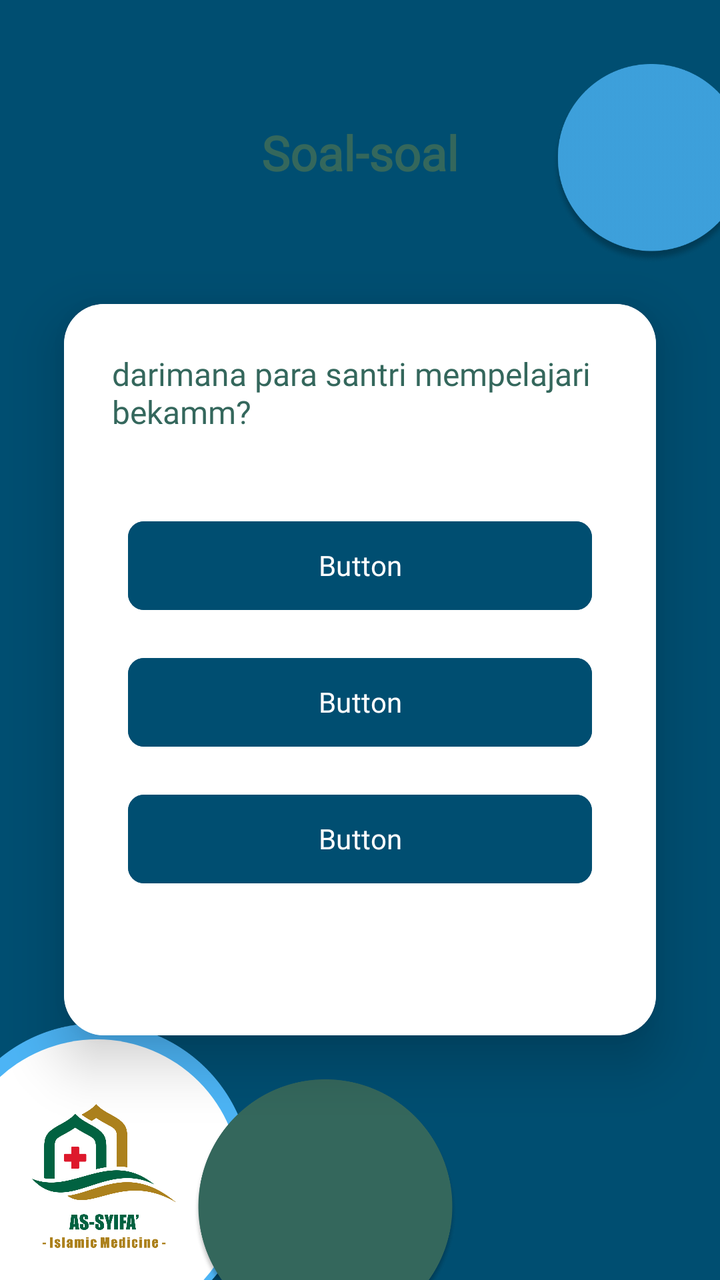
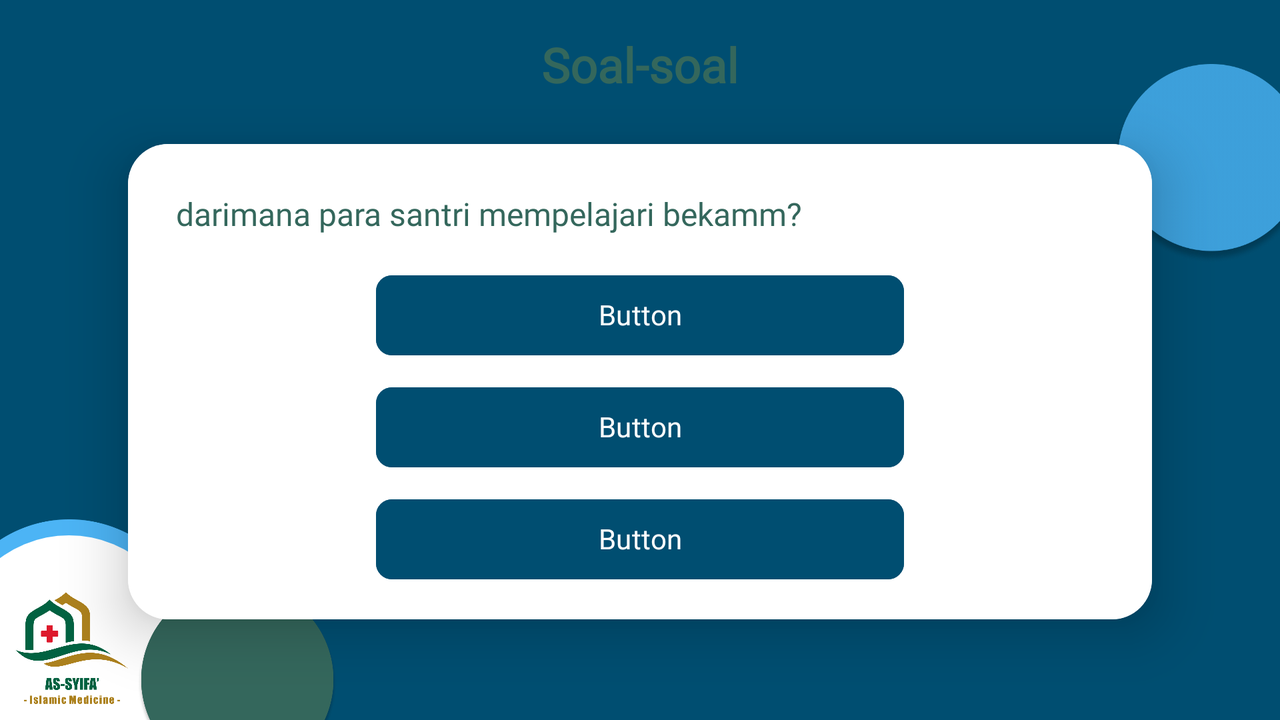

First picture: res/layout/ on a phone held upright. Second picture: the repository's own variant of that layout, on a device whose configuration matches the variant's folder. Source for both follows.
<!-- AndroidManifest.xml: application theme Theme.AsySyifa -->
<!-- res/layout/activity_detail_soal.xml -->
<?xml version="1.0" encoding="utf-8"?>
<androidx.constraintlayout.widget.ConstraintLayout xmlns:android="http://schemas.android.com/apk/res/android"
    xmlns:app="http://schemas.android.com/apk/res-auto"
    xmlns:tools="http://schemas.android.com/tools"
    android:layout_width="match_parent"
    android:layout_height="match_parent"
    android:background="@color/blue"
    tools:context=".ui.soal.DetailSoalActivity">

    <ImageView
        android:id="@+id/imageView18"
        android:layout_width="160dp"
        android:layout_height="160dp"
        android:layout_marginStart="-32dp"
        android:layout_marginBottom="-32dp"
        app:layout_constraintBottom_toBottomOf="parent"
        app:layout_constraintStart_toStartOf="parent"
        app:srcCompat="@drawable/bola_materi2" />

    <ImageView
        android:id="@+id/imageView10"
        android:layout_width="100dp"
        android:layout_height="100dp"
        android:layout_marginTop="32dp"
        android:layout_marginEnd="-16dp"
        app:layout_constraintEnd_toEndOf="parent"
        app:layout_constraintTop_toTopOf="parent"
        app:srcCompat="@drawable/bola_materi" />

    <ImageView
        android:id="@+id/imageView19"
        android:layout_width="0dp"
        android:layout_height="0dp"
        android:layout_marginStart="8dp"
        android:layout_marginTop="8dp"
        android:layout_marginEnd="8dp"
        android:layout_marginBottom="8dp"
        app:layout_constraintBottom_toBottomOf="@+id/imageView18"
        app:layout_constraintEnd_toEndOf="@+id/imageView18"
        app:layout_constraintStart_toStartOf="@+id/imageView18"
        app:layout_constraintTop_toTopOf="@+id/imageView18"
        app:srcCompat="@drawable/custom_circle_white" />

    <ImageView
        android:id="@+id/imageView21"
        android:layout_width="132dp"
        android:layout_height="132dp"
        android:layout_marginStart="-32dp"
        android:layout_marginBottom="-32dp"
        app:layout_constraintBottom_toBottomOf="parent"
        app:layout_constraintStart_toEndOf="@+id/imageView18"
        app:srcCompat="@drawable/bola3_home" />

    <ImageView
        android:id="@+id/imageView20"
        android:layout_width="72dp"
        android:layout_height="72dp"
        android:layout_marginStart="16dp"
        android:layout_marginBottom="16dp"
        app:layout_constraintBottom_toBottomOf="parent"
        app:layout_constraintStart_toStartOf="parent"
        app:srcCompat="@drawable/as_syifa" />

    <ImageView
        android:id="@+id/iv_judul"
        android:layout_width="0dp"
        android:layout_height="56dp"
        android:layout_marginStart="-40dp"
        android:layout_marginTop="32dp"
        android:layout_marginEnd="-40dp"
        app:layout_constraintEnd_toEndOf="@+id/tv_soal_judul"
        app:layout_constraintStart_toStartOf="@+id/tv_soal_judul"
        app:layout_constraintTop_toBottomOf="@+id/ivBack"
        app:srcCompat="@drawable/custom_button" />

    <TextView
        android:id="@+id/tv_soal_judul"
        android:layout_width="wrap_content"
        android:layout_height="wrap_content"
        android:fontFamily="@font/poppins_bold"
        android:text="Soal-soal"
        android:textColor="@color/fonts"
        android:textSize="24sp"
        android:textStyle="bold"
        app:layout_constraintBottom_toBottomOf="@+id/iv_judul"
        app:layout_constraintEnd_toEndOf="parent"
        app:layout_constraintStart_toStartOf="parent"
        app:layout_constraintTop_toTopOf="@+id/iv_judul" />

    <androidx.cardview.widget.CardView
        android:id="@+id/cardView"
        android:layout_width="0dp"
        android:layout_height="wrap_content"
        android:layout_marginStart="32dp"
        android:layout_marginTop="48dp"
        android:layout_marginEnd="32dp"
        app:cardCornerRadius="20dp"
        app:cardElevation="16dp"
        app:layout_constraintEnd_toEndOf="parent"
        app:layout_constraintHorizontal_bias="0.5"
        app:layout_constraintStart_toStartOf="parent"
        app:layout_constraintTop_toBottomOf="@+id/iv_judul">

        <androidx.constraintlayout.widget.ConstraintLayout
            android:layout_width="match_parent"
            android:layout_height="match_parent"
            android:background="@color/white">

            <TextView
                android:id="@+id/tvSoal"
                android:layout_width="0dp"
                android:layout_height="wrap_content"
                android:layout_margin="24dp"
                android:layout_marginStart="24dp"
                android:layout_marginTop="40dp"
                android:layout_marginEnd="24dp"
                android:fontFamily="@font/poppins_semi_bold"
                android:text="darimana para santri mempelajari bekamm?"
                android:textColor="@color/fonts"
                android:textSize="16sp"
                app:layout_constraintEnd_toEndOf="parent"
                app:layout_constraintHorizontal_bias="0.5"
                app:layout_constraintStart_toStartOf="parent"
                app:layout_constraintTop_toTopOf="parent" />

            <Button
                android:id="@+id/btnOption1"
                android:layout_width="0dp"
                android:layout_height="wrap_content"
                android:layout_marginStart="8dp"
                android:layout_marginTop="40dp"
                android:layout_marginEnd="8dp"
                android:backgroundTint="@color/blue"
                android:elegantTextHeight="true"
                android:elevation="4dp"
                android:fontFamily="@font/poppins_semi_bold"
                android:paddingVertical="10dp"
                android:text="Button"
                android:textColor="@color/white"
                android:textSize="14sp"
                app:cornerRadius="8dp"
                app:layout_constraintEnd_toEndOf="@+id/tvSoal"
                app:layout_constraintHorizontal_bias="0.5"
                app:layout_constraintStart_toStartOf="@+id/tvSoal"
                app:layout_constraintTop_toBottomOf="@+id/tvSoal" />

            <Button
                android:id="@+id/btnOption2"
                android:layout_width="0dp"
                android:layout_height="wrap_content"
                android:layout_marginStart="8dp"
                android:layout_marginTop="16dp"
                android:layout_marginEnd="8dp"
                android:backgroundTint="@color/blue"
                android:elegantTextHeight="true"
                android:elevation="4dp"
                android:fontFamily="@font/poppins_semi_bold"
                android:paddingVertical="10dp"
                android:text="Button"
                android:textColor="@color/white"
                android:textSize="14sp"
                app:cornerRadius="8dp"
                app:layout_constraintEnd_toEndOf="@+id/tvSoal"
                app:layout_constraintHorizontal_bias="0.0"
                app:layout_constraintStart_toStartOf="@+id/tvSoal"
                app:layout_constraintTop_toBottomOf="@+id/btnOption1" />

            <Button
                android:id="@+id/btnOption3"
                android:layout_width="0dp"
                android:layout_height="wrap_content"
                android:layout_marginStart="8dp"
                android:layout_marginTop="16dp"
                android:layout_marginEnd="8dp"
                android:layout_marginBottom="72dp"
                android:backgroundTint="@color/blue"
                android:elegantTextHeight="true"
                android:elevation="16dp"
                android:fontFamily="@font/poppins_semi_bold"
                android:paddingVertical="10dp"
                android:text="Button"
                android:textColor="@color/white"
                android:textSize="14sp"
                app:cornerRadius="8dp"
                app:layout_constraintBottom_toBottomOf="parent"
                app:layout_constraintEnd_toEndOf="@+id/tvSoal"
                app:layout_constraintHorizontal_bias="0.0"
                app:layout_constraintStart_toStartOf="@+id/tvSoal"
                app:layout_constraintTop_toBottomOf="@+id/btnOption2" />

        </androidx.constraintlayout.widget.ConstraintLayout>
    </androidx.cardview.widget.CardView>

    <ImageView
        android:id="@+id/ivBack"
        android:layout_width="wrap_content"
        android:layout_height="wrap_content"
        android:layout_marginStart="16dp"
        android:layout_marginTop="16dp"
        app:layout_constraintStart_toStartOf="parent"
        app:layout_constraintTop_toTopOf="parent"
        app:srcCompat="@drawable/baseline_arrow_back_24" />

</androidx.constraintlayout.widget.ConstraintLayout>
<!-- resources referenced by this layout -->
<resources>
  <color name="blue">#004E71</color>
  <color name="fonts">#34675C</color>
  <color name="white">#FFFFFFFF</color>
  <!-- drawable as_syifa: png bitmap (drawable, 76439 bytes) -->
  <!-- drawable bola3_home: png bitmap (drawable, 71626 bytes) -->
  <!-- drawable bola_materi: png bitmap (drawable, 38898 bytes) -->
  <!-- drawable bola_materi2: png bitmap (drawable, 72016 bytes) -->
  <!-- drawable custom_circle_white (drawable) -->
  <?xml version="1.0" encoding="utf-8"?>
  <shape xmlns:android="http://schemas.android.com/apk/res/android">
      <solid android:color="@color/white" />
      <corners android:radius="100dp" />
  
  </shape>
  <style name="Theme.AsySyifa" parent="Base.Theme.AsySyifa" />
  <style name="Base.Theme.AsySyifa" parent="Theme.Material3.DayNight.NoActionBar">
          
           <item name="colorPrimary">@color/background</item>
  
          <item name="android:windowActivityTransitions">true</item>
          <item name="android:windowEnterTransition">@android:transition/fade</item>
          <item name="android:windowExitTransition">@android:transition/fade</item>
      </style>
  <color name="background">#50D8EC</color>
</resources>
<!-- res/layout-land/activity_detail_soal.xml (the repository's variant of the layout above) -->
<!-- drawn on the phone turned sideways -->
<?xml version="1.0" encoding="utf-8"?>
<androidx.constraintlayout.widget.ConstraintLayout xmlns:android="http://schemas.android.com/apk/res/android"
    xmlns:app="http://schemas.android.com/apk/res-auto"
    xmlns:tools="http://schemas.android.com/tools"
    android:layout_width="match_parent"
    android:layout_height="match_parent"
    android:background="@color/blue"
    tools:context=".ui.soal.DetailSoalActivity">

    <ImageView
        android:id="@+id/imageView18"
        android:layout_width="132dp"
        android:layout_height="132dp"
        android:layout_marginStart="-32dp"
        android:layout_marginBottom="-32dp"
        app:layout_constraintBottom_toBottomOf="parent"
        app:layout_constraintStart_toStartOf="parent"
        app:srcCompat="@drawable/bola_materi2" />

    <ImageView
        android:id="@+id/imageView10"
        android:layout_width="100dp"
        android:layout_height="100dp"
        android:layout_marginTop="32dp"
        android:layout_marginEnd="-16dp"
        app:layout_constraintEnd_toEndOf="parent"
        app:layout_constraintTop_toTopOf="parent"
        app:srcCompat="@drawable/bola_materi" />

    <ImageView
        android:id="@+id/imageView19"
        android:layout_width="0dp"
        android:layout_height="0dp"
        android:layout_marginStart="8dp"
        android:layout_marginTop="8dp"
        android:layout_marginEnd="8dp"
        android:layout_marginBottom="8dp"
        app:layout_constraintBottom_toBottomOf="@+id/imageView18"
        app:layout_constraintEnd_toEndOf="@+id/imageView18"
        app:layout_constraintStart_toStartOf="@+id/imageView18"
        app:layout_constraintTop_toTopOf="@+id/imageView18"
        app:srcCompat="@drawable/custom_circle_white" />

    <ImageView
        android:id="@+id/imageView21"
        android:layout_width="100dp"
        android:layout_height="100dp"
        android:layout_marginStart="-32dp"
        android:layout_marginBottom="-32dp"
        app:layout_constraintBottom_toBottomOf="parent"
        app:layout_constraintStart_toEndOf="@+id/imageView18"
        app:srcCompat="@drawable/bola3_home" />

    <ImageView
        android:id="@+id/imageView20"
        android:layout_width="56dp"
        android:layout_height="56dp"
        android:layout_marginStart="8dp"
        android:layout_marginBottom="8dp"
        app:layout_constraintBottom_toBottomOf="parent"
        app:layout_constraintStart_toStartOf="parent"
        app:srcCompat="@drawable/as_syifa" />

    <ImageView
        android:id="@+id/iv_judul"
        android:layout_width="0dp"
        android:layout_height="48dp"
        android:layout_marginStart="-32dp"
        android:layout_marginTop="8dp"
        android:layout_marginEnd="-32dp"
        app:layout_constraintEnd_toEndOf="@+id/tv_soal_judul"
        app:layout_constraintStart_toStartOf="@+id/tv_soal_judul"
        app:layout_constraintTop_toTopOf="parent"
        app:srcCompat="@drawable/custom_button" />

    <TextView
        android:id="@+id/tv_soal_judul"
        android:layout_width="wrap_content"
        android:layout_height="wrap_content"
        android:fontFamily="@font/poppins_bold"
        android:text="Soal-soal"
        android:textColor="@color/fonts"
        android:textSize="24sp"
        android:textStyle="bold"
        app:layout_constraintBottom_toBottomOf="@+id/iv_judul"
        app:layout_constraintEnd_toEndOf="parent"
        app:layout_constraintStart_toStartOf="parent"
        app:layout_constraintTop_toTopOf="@+id/iv_judul" />

    <androidx.cardview.widget.CardView
        android:id="@+id/cardView"
        android:layout_width="0dp"
        android:layout_height="wrap_content"
        android:layout_marginStart="64dp"
        android:layout_marginTop="16dp"
        android:layout_marginEnd="64dp"
        app:cardCornerRadius="20dp"
        app:cardElevation="16dp"
        app:layout_constraintEnd_toEndOf="parent"
        app:layout_constraintHorizontal_bias="0.5"
        app:layout_constraintStart_toStartOf="parent"
        app:layout_constraintTop_toBottomOf="@+id/iv_judul">

        <androidx.constraintlayout.widget.ConstraintLayout
            android:layout_width="match_parent"
            android:layout_height="match_parent"
            android:background="@color/white">

            <TextView
                android:id="@+id/tvSoal"
                android:layout_width="0dp"
                android:layout_height="wrap_content"
                android:layout_margin="24dp"
                android:layout_marginStart="24dp"
                android:layout_marginTop="8dp"
                android:layout_marginEnd="24dp"
                android:fontFamily="@font/poppins_semi_bold"
                android:text="darimana para santri mempelajari bekamm?"
                android:textColor="@color/fonts"
                android:textSize="16sp"
                app:layout_constraintEnd_toEndOf="parent"
                app:layout_constraintHorizontal_bias="0.5"
                app:layout_constraintStart_toStartOf="parent"
                app:layout_constraintTop_toTopOf="parent" />

            <Button
                android:id="@+id/btnOption1"
                android:layout_width="0dp"
                android:layout_height="wrap_content"
                android:layout_marginStart="100dp"
                android:layout_marginTop="16dp"
                android:layout_marginEnd="100dp"
                android:backgroundTint="@color/blue"
                android:elegantTextHeight="true"
                android:elevation="4dp"
                android:fontFamily="@font/poppins_semi_bold"
                android:text="Button"
                android:textColor="@color/white"
                android:textSize="14sp"
                app:cornerRadius="8dp"
                app:layout_constraintEnd_toEndOf="@+id/tvSoal"
                app:layout_constraintHorizontal_bias="0.5"
                app:layout_constraintStart_toStartOf="@+id/tvSoal"
                app:layout_constraintTop_toBottomOf="@+id/tvSoal" />

            <Button
                android:id="@+id/btnOption2"
                android:layout_width="0dp"
                android:layout_height="wrap_content"
                android:layout_marginTop="8dp"
                android:backgroundTint="@color/blue"
                android:elegantTextHeight="true"
                android:elevation="4dp"
                android:fontFamily="@font/poppins_semi_bold"
                android:text="Button"
                android:textColor="@color/white"
                android:textSize="14sp"
                app:cornerRadius="8dp"
                app:layout_constraintEnd_toEndOf="@+id/btnOption1"
                app:layout_constraintHorizontal_bias="0.0"
                app:layout_constraintStart_toStartOf="@+id/btnOption1"
                app:layout_constraintTop_toBottomOf="@+id/btnOption1" />

            <Button
                android:id="@+id/btnOption3"
                android:layout_width="0dp"
                android:layout_height="wrap_content"
                android:layout_marginTop="8dp"
                android:layout_marginBottom="16dp"
                android:backgroundTint="@color/blue"
                android:elegantTextHeight="true"
                android:elevation="16dp"
                android:fontFamily="@font/poppins_semi_bold"
                android:text="Button"
                android:textColor="@color/white"
                android:textSize="14sp"
                app:cornerRadius="8dp"
                app:layout_constraintBottom_toBottomOf="parent"
                app:layout_constraintEnd_toEndOf="@+id/btnOption2"
                app:layout_constraintHorizontal_bias="0.0"
                app:layout_constraintStart_toStartOf="@+id/btnOption2"
                app:layout_constraintTop_toBottomOf="@+id/btnOption2" />

        </androidx.constraintlayout.widget.ConstraintLayout>
    </androidx.cardview.widget.CardView>

    <ImageView
        android:id="@+id/ivBack"
        android:layout_width="wrap_content"
        android:layout_height="wrap_content"
        android:layout_marginStart="16dp"
        android:layout_marginTop="16dp"
        app:layout_constraintStart_toStartOf="parent"
        app:layout_constraintTop_toTopOf="parent"
        app:srcCompat="@drawable/baseline_arrow_back_24" />

</androidx.constraintlayout.widget.ConstraintLayout>
